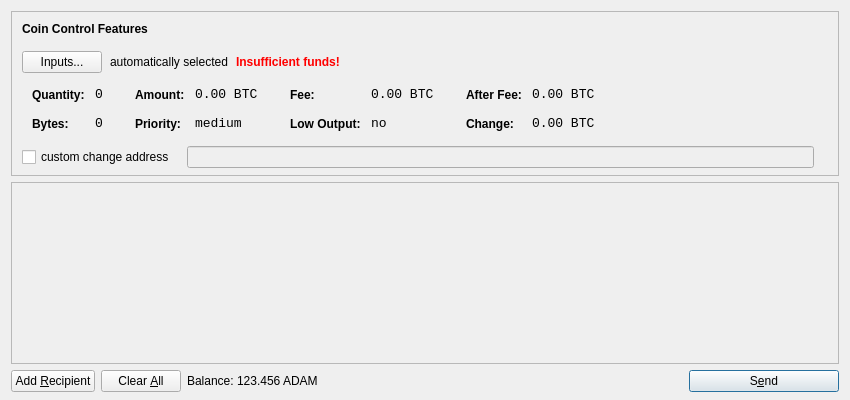
<?xml version="1.0" encoding="UTF-8"?>
<ui version="4.0">
 <class>SendCoinsDialog</class>
 <widget class="QDialog" name="SendCoinsDialog">
  <property name="geometry">
   <rect>
    <x>0</x>
    <y>0</y>
    <width>850</width>
    <height>400</height>
   </rect>
  </property>
  <property name="windowTitle">
   <string>Send Coins</string>
  </property>
  <layout class="QVBoxLayout" name="verticalLayout" stretch="0,1,0">
   <property name="bottomMargin">
    <number>8</number>
   </property>
   <item>
    <widget class="QFrame" name="frameCoinControl">
     <property name="sizePolicy">
      <sizepolicy hsizetype="Expanding" vsizetype="Expanding">
       <horstretch>0</horstretch>
       <verstretch>0</verstretch>
      </sizepolicy>
     </property>
     <property name="maximumSize">
      <size>
       <width>16777215</width>
       <height>16777215</height>
      </size>
     </property>
     <property name="frameShape">
      <enum>QFrame::StyledPanel</enum>
     </property>
     <property name="frameShadow">
      <enum>QFrame::Sunken</enum>
     </property>
     <layout class="QVBoxLayout" name="verticalLayoutCoinControl2">
      <property name="spacing">
       <number>-1</number>
      </property>
      <property name="leftMargin">
       <number>0</number>
      </property>
      <property name="topMargin">
       <number>0</number>
      </property>
      <property name="rightMargin">
       <number>0</number>
      </property>
      <property name="bottomMargin">
       <number>6</number>
      </property>
      <item>
       <layout class="QVBoxLayout" name="verticalLayoutCoinControl" stretch="0,0,0,0,1">
        <property name="spacing">
         <number>0</number>
        </property>
        <property name="leftMargin">
         <number>10</number>
        </property>
        <property name="topMargin">
         <number>10</number>
        </property>
        <item>
         <layout class="QHBoxLayout" name="horizontalLayoutCoinControl1">
          <property name="bottomMargin">
           <number>15</number>
          </property>
          <item>
           <widget class="QLabel" name="labelCoinControlFeatures">
            <property name="sizePolicy">
             <sizepolicy hsizetype="Preferred" vsizetype="Maximum">
              <horstretch>0</horstretch>
              <verstretch>0</verstretch>
             </sizepolicy>
            </property>
            <property name="font">
             <font>
              <weight>75</weight>
              <bold>true</bold>
             </font>
            </property>
            <property name="styleSheet">
             <string notr="true">font-weight:bold;</string>
            </property>
            <property name="text">
             <string>Coin Control Features</string>
            </property>
           </widget>
          </item>
         </layout>
        </item>
        <item>
         <layout class="QHBoxLayout" name="horizontalLayoutCoinControl2" stretch="0,0,0,0">
          <property name="spacing">
           <number>8</number>
          </property>
          <property name="bottomMargin">
           <number>10</number>
          </property>
          <item>
           <widget class="QPushButton" name="pushButtonCoinControl">
            <property name="styleSheet">
             <string notr="true"/>
            </property>
            <property name="text">
             <string>Inputs...</string>
            </property>
           </widget>
          </item>
          <item>
           <widget class="QLabel" name="labelCoinControlAutomaticallySelected">
            <property name="text">
             <string>automatically selected</string>
            </property>
            <property name="margin">
             <number>5</number>
            </property>
           </widget>
          </item>
          <item>
           <widget class="QLabel" name="labelCoinControlInsuffFunds">
            <property name="font">
             <font>
              <weight>75</weight>
              <bold>true</bold>
             </font>
            </property>
            <property name="styleSheet">
             <string notr="true">color:red;font-weight:bold;</string>
            </property>
            <property name="text">
             <string>Insufficient funds!</string>
            </property>
            <property name="margin">
             <number>5</number>
            </property>
           </widget>
          </item>
          <item>
           <spacer name="horizontalSpacerCoinControl">
            <property name="orientation">
             <enum>Qt::Horizontal</enum>
            </property>
            <property name="sizeHint" stdset="0">
             <size>
              <width>40</width>
              <height>1</height>
             </size>
            </property>
           </spacer>
          </item>
         </layout>
        </item>
        <item>
         <widget class="QWidget" name="widgetCoinControl" native="true">
          <property name="sizePolicy">
           <sizepolicy hsizetype="Preferred" vsizetype="Preferred">
            <horstretch>0</horstretch>
            <verstretch>0</verstretch>
           </sizepolicy>
          </property>
          <property name="minimumSize">
           <size>
            <width>0</width>
            <height>0</height>
           </size>
          </property>
          <property name="styleSheet">
           <string notr="true"/>
          </property>
          <layout class="QHBoxLayout" name="horizontalLayoutCoinControl5">
           <property name="margin">
            <number>0</number>
           </property>
           <item>
            <layout class="QHBoxLayout" name="horizontalLayoutCoinControl3" stretch="0,0,0,1">
             <property name="spacing">
              <number>20</number>
             </property>
             <property name="topMargin">
              <number>0</number>
             </property>
             <property name="bottomMargin">
              <number>10</number>
             </property>
             <item>
              <layout class="QFormLayout" name="formLayoutCoinControl1">
               <property name="horizontalSpacing">
                <number>10</number>
               </property>
               <property name="verticalSpacing">
                <number>14</number>
               </property>
               <property name="leftMargin">
                <number>10</number>
               </property>
               <property name="topMargin">
                <number>4</number>
               </property>
               <property name="rightMargin">
                <number>6</number>
               </property>
               <item row="0" column="0">
                <widget class="QLabel" name="labelCoinControlQuantityText">
                 <property name="styleSheet">
                  <string notr="true">font-weight:bold;</string>
                 </property>
                 <property name="text">
                  <string>Quantity:</string>
                 </property>
                 <property name="margin">
                  <number>0</number>
                 </property>
                </widget>
               </item>
               <item row="0" column="1">
                <widget class="QLabel" name="labelCoinControlQuantity">
                 <property name="font">
                  <font>
                   <family>Monospace</family>
                   <pointsize>10</pointsize>
                  </font>
                 </property>
                 <property name="cursor">
                  <cursorShape>IBeamCursor</cursorShape>
                 </property>
                 <property name="contextMenuPolicy">
                  <enum>Qt::ActionsContextMenu</enum>
                 </property>
                 <property name="text">
                  <string notr="true">0</string>
                 </property>
                 <property name="margin">
                  <number>0</number>
                 </property>
                 <property name="textInteractionFlags">
                  <set>Qt::LinksAccessibleByMouse|Qt::TextSelectableByKeyboard|Qt::TextSelectableByMouse</set>
                 </property>
                </widget>
               </item>
               <item row="1" column="0">
                <widget class="QLabel" name="labelCoinControlBytesText">
                 <property name="styleSheet">
                  <string notr="true">font-weight:bold;</string>
                 </property>
                 <property name="text">
                  <string>Bytes:</string>
                 </property>
                </widget>
               </item>
               <item row="1" column="1">
                <widget class="QLabel" name="labelCoinControlBytes">
                 <property name="font">
                  <font>
                   <family>Monospace</family>
                   <pointsize>10</pointsize>
                  </font>
                 </property>
                 <property name="cursor">
                  <cursorShape>IBeamCursor</cursorShape>
                 </property>
                 <property name="contextMenuPolicy">
                  <enum>Qt::ActionsContextMenu</enum>
                 </property>
                 <property name="text">
                  <string notr="true">0</string>
                 </property>
                 <property name="textInteractionFlags">
                  <set>Qt::LinksAccessibleByMouse|Qt::TextSelectableByKeyboard|Qt::TextSelectableByMouse</set>
                 </property>
                </widget>
               </item>
              </layout>
             </item>
             <item>
              <layout class="QFormLayout" name="formLayoutCoinControl2">
               <property name="horizontalSpacing">
                <number>10</number>
               </property>
               <property name="verticalSpacing">
                <number>14</number>
               </property>
               <property name="leftMargin">
                <number>6</number>
               </property>
               <property name="topMargin">
                <number>4</number>
               </property>
               <property name="rightMargin">
                <number>6</number>
               </property>
               <item row="0" column="0">
                <widget class="QLabel" name="labelCoinControlAmountText">
                 <property name="styleSheet">
                  <string notr="true">font-weight:bold;</string>
                 </property>
                 <property name="text">
                  <string>Amount:</string>
                 </property>
                 <property name="margin">
                  <number>0</number>
                 </property>
                </widget>
               </item>
               <item row="0" column="1">
                <widget class="QLabel" name="labelCoinControlAmount">
                 <property name="font">
                  <font>
                   <family>Monospace</family>
                   <pointsize>10</pointsize>
                  </font>
                 </property>
                 <property name="cursor">
                  <cursorShape>IBeamCursor</cursorShape>
                 </property>
                 <property name="contextMenuPolicy">
                  <enum>Qt::ActionsContextMenu</enum>
                 </property>
                 <property name="text">
                  <string notr="true">0.00 BTC</string>
                 </property>
                 <property name="textInteractionFlags">
                  <set>Qt::LinksAccessibleByMouse|Qt::TextSelectableByKeyboard|Qt::TextSelectableByMouse</set>
                 </property>
                </widget>
               </item>
               <item row="1" column="0">
                <widget class="QLabel" name="labelCoinControlPriorityText">
                 <property name="styleSheet">
                  <string notr="true">font-weight:bold;</string>
                 </property>
                 <property name="text">
                  <string>Priority:</string>
                 </property>
                </widget>
               </item>
               <item row="1" column="1">
                <widget class="QLabel" name="labelCoinControlPriority">
                 <property name="font">
                  <font>
                   <family>Monospace</family>
                   <pointsize>10</pointsize>
                  </font>
                 </property>
                 <property name="cursor">
                  <cursorShape>IBeamCursor</cursorShape>
                 </property>
                 <property name="contextMenuPolicy">
                  <enum>Qt::ActionsContextMenu</enum>
                 </property>
                 <property name="text">
                  <string>medium</string>
                 </property>
                 <property name="textInteractionFlags">
                  <set>Qt::LinksAccessibleByMouse|Qt::TextSelectableByKeyboard|Qt::TextSelectableByMouse</set>
                 </property>
                </widget>
               </item>
              </layout>
             </item>
             <item>
              <layout class="QFormLayout" name="formLayoutCoinControl3">
               <property name="horizontalSpacing">
                <number>10</number>
               </property>
               <property name="verticalSpacing">
                <number>14</number>
               </property>
               <property name="leftMargin">
                <number>6</number>
               </property>
               <property name="topMargin">
                <number>4</number>
               </property>
               <property name="rightMargin">
                <number>6</number>
               </property>
               <item row="0" column="0">
                <widget class="QLabel" name="labelCoinControlFeeText">
                 <property name="styleSheet">
                  <string notr="true">font-weight:bold;</string>
                 </property>
                 <property name="text">
                  <string>Fee:</string>
                 </property>
                 <property name="margin">
                  <number>0</number>
                 </property>
                </widget>
               </item>
               <item row="0" column="1">
                <widget class="QLabel" name="labelCoinControlFee">
                 <property name="font">
                  <font>
                   <family>Monospace</family>
                   <pointsize>10</pointsize>
                  </font>
                 </property>
                 <property name="cursor">
                  <cursorShape>IBeamCursor</cursorShape>
                 </property>
                 <property name="contextMenuPolicy">
                  <enum>Qt::ActionsContextMenu</enum>
                 </property>
                 <property name="text">
                  <string notr="true">0.00 BTC</string>
                 </property>
                 <property name="textInteractionFlags">
                  <set>Qt::LinksAccessibleByMouse|Qt::TextSelectableByKeyboard|Qt::TextSelectableByMouse</set>
                 </property>
                </widget>
               </item>
               <item row="1" column="0">
                <widget class="QLabel" name="labelCoinControlLowOutputText">
                 <property name="styleSheet">
                  <string notr="true">font-weight:bold;</string>
                 </property>
                 <property name="text">
                  <string>Low Output:</string>
                 </property>
                </widget>
               </item>
               <item row="1" column="1">
                <widget class="QLabel" name="labelCoinControlLowOutput">
                 <property name="font">
                  <font>
                   <family>Monospace</family>
                   <pointsize>10</pointsize>
                  </font>
                 </property>
                 <property name="cursor">
                  <cursorShape>IBeamCursor</cursorShape>
                 </property>
                 <property name="contextMenuPolicy">
                  <enum>Qt::ActionsContextMenu</enum>
                 </property>
                 <property name="text">
                  <string>no</string>
                 </property>
                 <property name="textInteractionFlags">
                  <set>Qt::LinksAccessibleByMouse|Qt::TextSelectableByKeyboard|Qt::TextSelectableByMouse</set>
                 </property>
                </widget>
               </item>
              </layout>
             </item>
             <item>
              <layout class="QFormLayout" name="formLayoutCoinControl4">
               <property name="horizontalSpacing">
                <number>10</number>
               </property>
               <property name="verticalSpacing">
                <number>14</number>
               </property>
               <property name="leftMargin">
                <number>6</number>
               </property>
               <property name="topMargin">
                <number>4</number>
               </property>
               <property name="rightMargin">
                <number>6</number>
               </property>
               <item row="0" column="0">
                <widget class="QLabel" name="labelCoinControlAfterFeeText">
                 <property name="styleSheet">
                  <string notr="true">font-weight:bold;</string>
                 </property>
                 <property name="text">
                  <string>After Fee:</string>
                 </property>
                 <property name="margin">
                  <number>0</number>
                 </property>
                </widget>
               </item>
               <item row="0" column="1">
                <widget class="QLabel" name="labelCoinControlAfterFee">
                 <property name="font">
                  <font>
                   <family>Monospace</family>
                   <pointsize>10</pointsize>
                  </font>
                 </property>
                 <property name="cursor">
                  <cursorShape>IBeamCursor</cursorShape>
                 </property>
                 <property name="contextMenuPolicy">
                  <enum>Qt::ActionsContextMenu</enum>
                 </property>
                 <property name="text">
                  <string notr="true">0.00 BTC</string>
                 </property>
                 <property name="textInteractionFlags">
                  <set>Qt::LinksAccessibleByMouse|Qt::TextSelectableByKeyboard|Qt::TextSelectableByMouse</set>
                 </property>
                </widget>
               </item>
               <item row="1" column="0">
                <widget class="QLabel" name="labelCoinControlChangeText">
                 <property name="styleSheet">
                  <string notr="true">font-weight:bold;</string>
                 </property>
                 <property name="text">
                  <string>Change:</string>
                 </property>
                </widget>
               </item>
               <item row="1" column="1">
                <widget class="QLabel" name="labelCoinControlChange">
                 <property name="font">
                  <font>
                   <family>Monospace</family>
                   <pointsize>10</pointsize>
                  </font>
                 </property>
                 <property name="cursor">
                  <cursorShape>IBeamCursor</cursorShape>
                 </property>
                 <property name="contextMenuPolicy">
                  <enum>Qt::ActionsContextMenu</enum>
                 </property>
                 <property name="text">
                  <string notr="true">0.00 BTC</string>
                 </property>
                 <property name="textInteractionFlags">
                  <set>Qt::LinksAccessibleByMouse|Qt::TextSelectableByKeyboard|Qt::TextSelectableByMouse</set>
                 </property>
                </widget>
               </item>
              </layout>
             </item>
            </layout>
           </item>
          </layout>
         </widget>
        </item>
        <item>
         <layout class="QHBoxLayout" name="horizontalLayoutCoinControl4" stretch="0,0,0">
          <property name="spacing">
           <number>12</number>
          </property>
          <property name="sizeConstraint">
           <enum>QLayout::SetDefaultConstraint</enum>
          </property>
          <property name="topMargin">
           <number>5</number>
          </property>
          <property name="rightMargin">
           <number>5</number>
          </property>
          <item>
           <widget class="QCheckBox" name="checkBoxCoinControlChange">
            <property name="text">
             <string>custom change address</string>
            </property>
           </widget>
          </item>
          <item>
           <widget class="QLineEdit" name="lineEditCoinControlChange">
            <property name="enabled">
             <bool>false</bool>
            </property>
            <property name="sizePolicy">
             <sizepolicy hsizetype="Expanding" vsizetype="Fixed">
              <horstretch>0</horstretch>
              <verstretch>0</verstretch>
             </sizepolicy>
            </property>
           </widget>
          </item>
          <item>
           <widget class="QLabel" name="labelCoinControlChangeLabel">
            <property name="sizePolicy">
             <sizepolicy hsizetype="Preferred" vsizetype="Expanding">
              <horstretch>0</horstretch>
              <verstretch>0</verstretch>
             </sizepolicy>
            </property>
            <property name="minimumSize">
             <size>
              <width>0</width>
              <height>0</height>
             </size>
            </property>
            <property name="text">
             <string/>
            </property>
            <property name="margin">
             <number>3</number>
            </property>
           </widget>
          </item>
         </layout>
        </item>
        <item>
         <spacer name="verticalSpacerCoinControl">
          <property name="orientation">
           <enum>Qt::Vertical</enum>
          </property>
          <property name="sizeHint" stdset="0">
           <size>
            <width>800</width>
            <height>1</height>
           </size>
          </property>
         </spacer>
        </item>
       </layout>
      </item>
     </layout>
    </widget>
   </item>
   <item>
    <widget class="QScrollArea" name="scrollArea">
     <property name="widgetResizable">
      <bool>true</bool>
     </property>
     <widget class="QWidget" name="scrollAreaWidgetContents">
      <property name="geometry">
       <rect>
        <x>0</x>
        <y>0</y>
        <width>830</width>
        <height>165</height>
       </rect>
      </property>
      <layout class="QVBoxLayout" name="verticalLayout_2">
       <property name="margin">
        <number>0</number>
       </property>
       <item>
        <layout class="QVBoxLayout" name="entries">
         <property name="spacing">
          <number>6</number>
         </property>
        </layout>
       </item>
       <item>
        <spacer name="verticalSpacer">
         <property name="orientation">
          <enum>Qt::Vertical</enum>
         </property>
         <property name="sizeHint" stdset="0">
          <size>
           <width>20</width>
           <height>40</height>
          </size>
         </property>
        </spacer>
       </item>
      </layout>
     </widget>
    </widget>
   </item>
   <item>
    <layout class="QHBoxLayout" name="horizontalLayout">
     <item>
      <widget class="QPushButton" name="addButton">
       <property name="toolTip">
        <string>Send to multiple recipients at once</string>
       </property>
       <property name="text">
        <string>Add &amp;Recipient</string>
       </property>
       <property name="icon">
        <iconset resource="../bitcoin.qrc">
         <normaloff>:/icons/add</normaloff>:/icons/add</iconset>
       </property>
       <property name="autoDefault">
        <bool>false</bool>
       </property>
      </widget>
     </item>
     <item>
      <widget class="QPushButton" name="clearButton">
       <property name="sizePolicy">
        <sizepolicy hsizetype="Minimum" vsizetype="Fixed">
         <horstretch>0</horstretch>
         <verstretch>0</verstretch>
        </sizepolicy>
       </property>
       <property name="toolTip">
        <string>Remove all transaction fields</string>
       </property>
       <property name="text">
        <string>Clear &amp;All</string>
       </property>
       <property name="icon">
        <iconset resource="../bitcoin.qrc">
         <normaloff>:/icons/remove</normaloff>:/icons/remove</iconset>
       </property>
       <property name="autoRepeatDelay">
        <number>300</number>
       </property>
       <property name="autoDefault">
        <bool>false</bool>
       </property>
      </widget>
     </item>
     <item>
      <layout class="QHBoxLayout" name="horizontalLayout_2">
       <property name="spacing">
        <number>3</number>
       </property>
       <item>
        <widget class="QLabel" name="label">
         <property name="text">
          <string>Balance:</string>
         </property>
        </widget>
       </item>
       <item>
        <widget class="QLabel" name="labelBalance">
         <property name="cursor">
          <cursorShape>IBeamCursor</cursorShape>
         </property>
         <property name="text">
          <string>123.456 ADAM</string>
         </property>
         <property name="textInteractionFlags">
          <set>Qt::LinksAccessibleByMouse|Qt::TextSelectableByKeyboard|Qt::TextSelectableByMouse</set>
         </property>
        </widget>
       </item>
      </layout>
     </item>
     <item>
      <spacer name="horizontalSpacer">
       <property name="orientation">
        <enum>Qt::Horizontal</enum>
       </property>
       <property name="sizeHint" stdset="0">
        <size>
         <width>40</width>
         <height>20</height>
        </size>
       </property>
      </spacer>
     </item>
     <item>
      <widget class="QPushButton" name="sendButton">
       <property name="minimumSize">
        <size>
         <width>150</width>
         <height>0</height>
        </size>
       </property>
       <property name="toolTip">
        <string>Confirm the send action</string>
       </property>
       <property name="text">
        <string>S&amp;end</string>
       </property>
       <property name="icon">
        <iconset resource="../bitcoin.qrc">
         <normaloff>:/icons/send</normaloff>:/icons/send</iconset>
       </property>
       <property name="default">
        <bool>true</bool>
       </property>
      </widget>
     </item>
    </layout>
   </item>
  </layout>
 </widget>
 <resources>
  <include location="../bitcoin.qrc"/>
 </resources>
 <connections/>
</ui>
